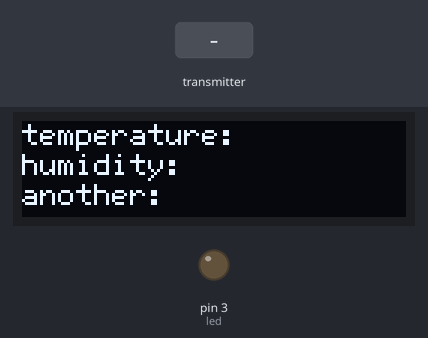
Bench run of a sketch on a simulated Arduino Mega 2560, built with avr-gcc and run on an emulated ATmega2560. Shown: 128×32 one-colour display, output pins drawn as LEDs (lit = HIGH). The test bench sets the inputs (shaded band). No radio packets arrive unless stated; what the sketch prints to the serial monitor is not drawn.

Above: at 1.2 s.
1.3 s: the transmitter starts sending msg.0 = 64
At 2.5 s:
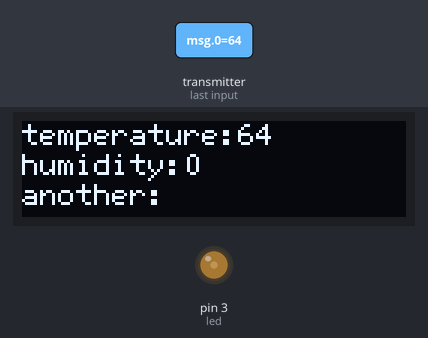
2.8 s: the transmitter starts sending msg.0 = 128
At 4.0 s:
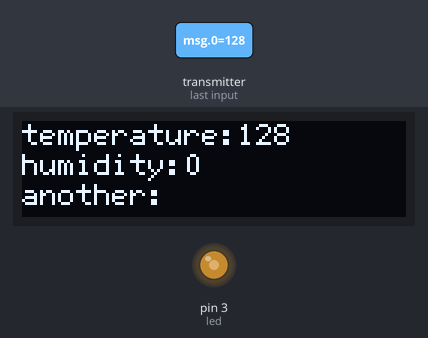
4.3 s: the transmitter starts sending msg.0 = 255
At 5.6 s:
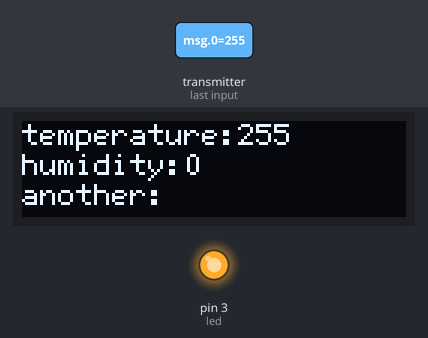
5.9 s: the transmitter starts sending msg.1 = 64
At 7.1 s:
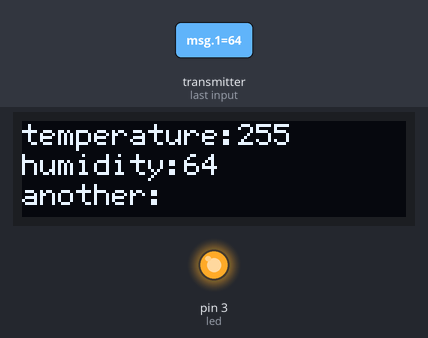
7.4 s: the transmitter starts sending msg.1 = 128
At 8.9 s:
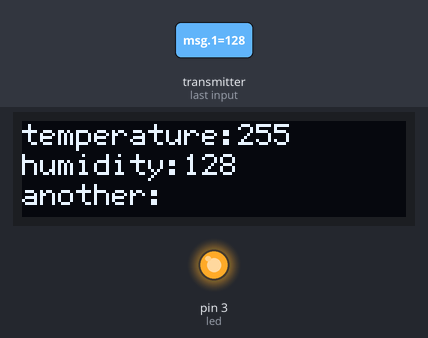
Timing chart, 0 to 9.9 s (numbered marks = the images above; inputs shaded):
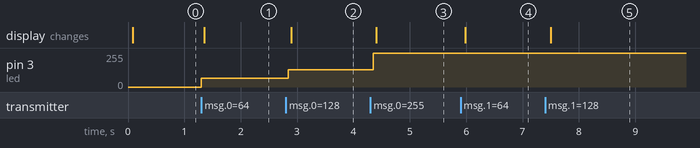

The sketch:

Receive_Board.ino
```cpp
#include <SPI.h>
#include <Wire.h>
#include "RF24.h"
#include <U8g2lib.h>

#define REPORTING_PERIOD_MS     500
U8G2_SSD1306_128X32_UNIVISION_F_HW_I2C u8g2(U8G2_R0);

const uint64_t pipe = 0xE8E8F0F0E1LL; // địa chỉ phát
RF24 radio(9,10);//thay 10 thành 53 với mega
byte msg[3];
const int led = 3;
int led_st = 0;

void setup(){
  Serial.begin(9600);
  radio.begin();
  radio.setAutoAck(1);
  radio.setDataRate(RF24_1MBPS);    // Tốc độ dữ liệu
  radio.setChannel(10);               // Đặt kênh
  radio.openReadingPipe(1,pipe);
  radio.startListening();
  pinMode(led, OUTPUT);
  // Init Oled
  u8g2.begin();
  u8g2.clearBuffer();
  u8g2.setFont(u8g2_font_6x12_te);

  u8g2.setCursor(0,8);
  u8g2.print("temperature:");


  //u8g2.setCursor(70,8);
  //u8g2.print("a");

  u8g2.setCursor(0,18);
  u8g2.print("humidity:");

  u8g2.setCursor(0,28);
  u8g2.print("another:");
  u8g2.sendBuffer();

  Serial.println(msg[0]);
}

void displayall(byte msg[])
{
  u8g2.clearBuffer();
  u8g2.setFont(u8g2_font_6x12_te);

  u8g2.setCursor(0,8);
  u8g2.print("temperature:");
  u8g2.print(msg[0]);

  //u8g2.setCursor(70,8);
  //u8g2.print("a");

  u8g2.setCursor(0,18);
  u8g2.print("humidity:");
  u8g2.print(msg[1]);

  u8g2.setCursor(0,28);
  u8g2.print("another:");
  u8g2.sendBuffer();
}

void loop(){
  if (radio.available()){
    while (radio.available()){
      radio.read(&msg, sizeof(msg));
      Serial.println(msg[0]);
      analogWrite(led, msg[0]);
      displayall(msg);
      //delay(2000);
    }
  }

}
```

Measured:
- after the input at 1.3 s, pin 3 (led): 0/255 → 64/255 at once; the display: changes after 0.06 s (image 1)
- after the input at 2.8 s, pin 3 (led): 64/255 → 128/255 at once; the display: changes after 0.10 s (image 2)
- after the input at 4.3 s, pin 3 (led): 128/255 → 255/255 after 0.05 s; the display: changes after 0.11 s (image 3)
- after the input at 5.9 s, the display: changes after 0.09 s (image 4)
- after the input at 7.4 s, the display: changes after 0.10 s (image 5)
